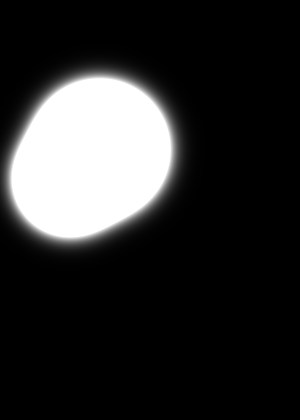
#> input picture lab9resist/ballongbilde.png, 300 x 420 px
$ python prelab9.py   (Python 2 division)
#> lines starting #> are read from the running program, lines starting #| are printed output that depends on the picture; after the words box and inside, x2 and y2 are one past the last pixel; in counts of white or black regions, pixels touching at a corner belong together
### Rapport 3/scripts/FYS2150lib.py
#!/usr/bin/env python
# -*- coding: utf-8 -*-
"""
A collection of commonly used functions in FYS2150.
author: Nicholas Karlsen
"""
import numpy as np


def stddev(x):
    """
    Finds the standard deviation, and standard deviation of
    a 1D array of data x.
    See. Eqn D. Page 24 squires
    """
    n = len(x)
    sigma = np.sqrt((np.sum(x**2) - 1.0 / n * np.sum(x)**2) / (n - 1))
    sigma_m = np.sqrt((np.sum(x**2) - 1.0 / n * np.sum(x)**2) / (n * (n - 1)))

    return sigma, sigma_m


# [17 lines left out: function linfit, not called in this run]

### lab9resist/prelab9.py
import numpy as np
import matplotlib.pyplot as plt
import FYS2150lib as fy
from PIL import Image

def ex_4():
    # Ex 4
    Fg = []
    vt_2 = []
    vt_3 = []
    vt_4= []
    file = open('terminal_hastighet.dat', 'r')
#> (reads Rapport 4/scripts/terminal_hastighet.dat from the repository)
    for line in file:
        cols = line.split()
        Fg.append( float(cols[0]) )
        vt_2.append( float(cols[1]) )
        vt_3.append( float(cols[2]) )
        vt_4.append( float(cols[3]) )
    file.close()

    plt.plot(Fg, vt_2, label="vt_2")
    plt.plot(Fg, vt_3, label="vt_3")
    plt.plot(Fg, vt_4, label="vt_4")
    plt.legend()
    plt.show()
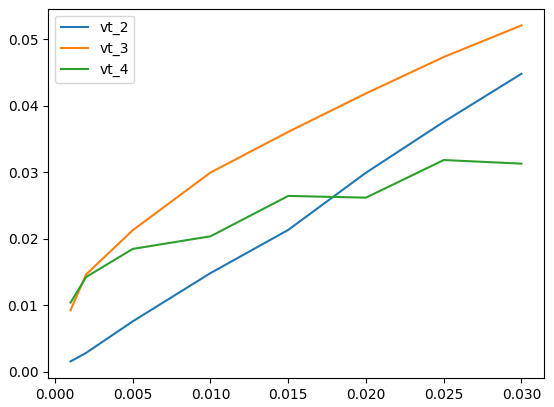
#> figure drawn by matplotlib, 1 panel

    v_fd = vt_3 / np.sqrt(Fg)
    v_fd_std = fy.stddev(v_fd)
    v_fd_mean = np.mean(v_fd)
    print v_fd_std
    print v_fd_mean
ex_4()
def ex_8():
    img = Image.open("ballongbilde.png")
#> img is the input picture: PIL image 300x420 L; min 0, max 255, mean 45
    pix = np.array(img)
    pix[pix<= 255*0.8] = 0
    pix[pix>= 255*0.8] = 1
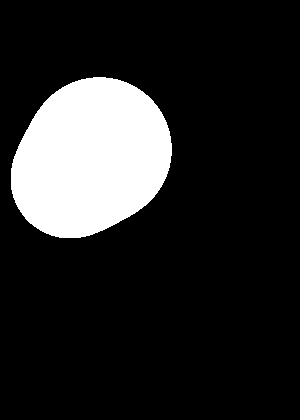
#> pix: shape (420, 300); values 0 (black) and 1 (white), 15.6% white; 1 white region, box (x1, y1, x2, y2) and area: (11, 77, 172, 238) 19663

    img2 = Image.open("areal.png")
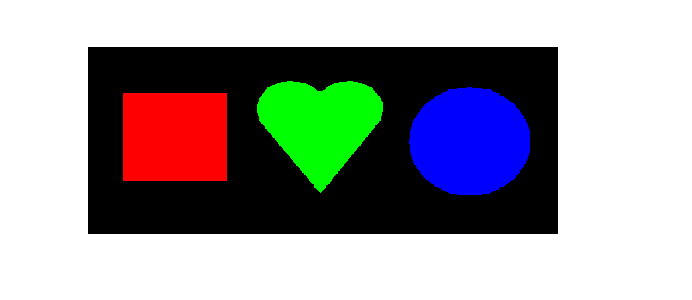
#> input picture lab9resist/areal.png, 692 x 300 px
#> img2 is the input picture: PIL image 692x300 RGB; mean R, G, B 158.3, 157.8, 159.7
    pix2 = np.array(img2)

    print pix2[0, 0, 0]
#| 255
ex_8()
